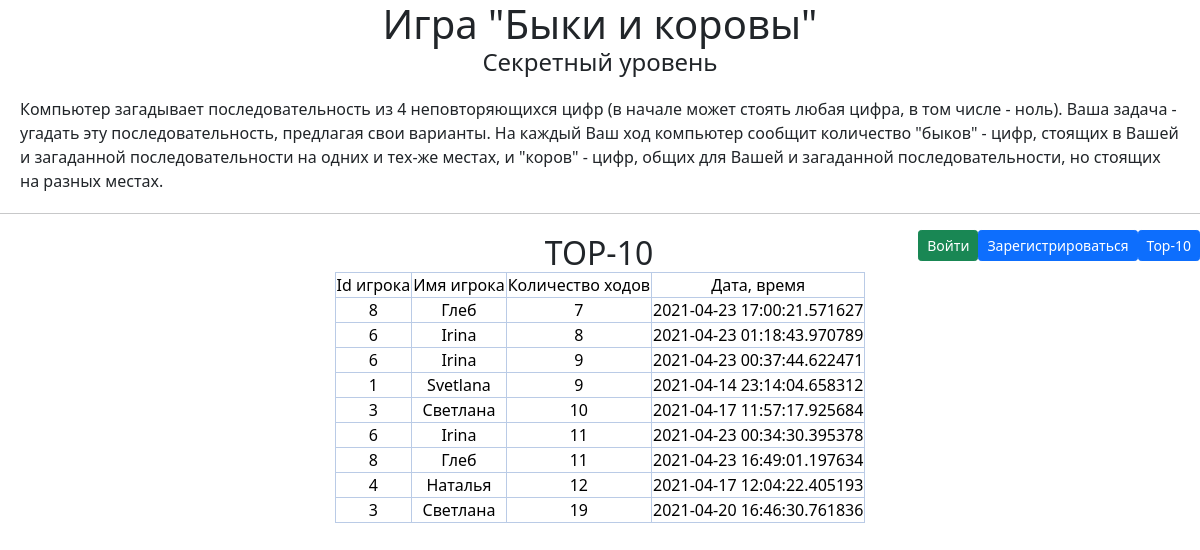
Page /records10 on the earlier database version.
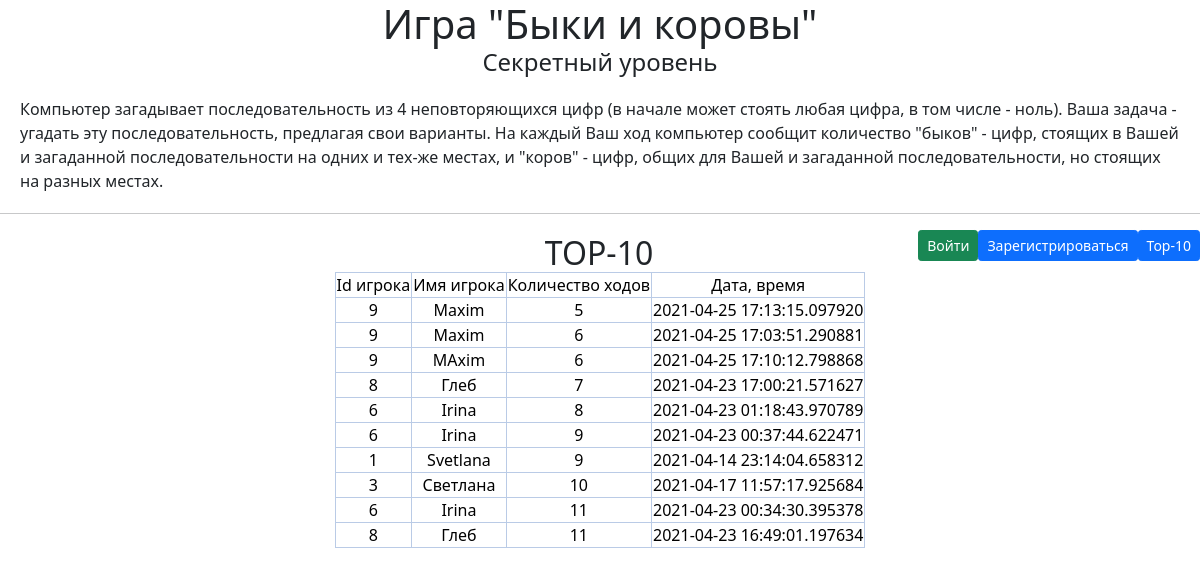
Same page on the later database version.
### data/records.py (models this page shows)
class Record(SqlAlchemyBase):
    __tablename__ = 'records'
    id = sqlalchemy.Column(sqlalchemy.Integer,
                           primary_key=True, autoincrement=True)
    user_id = sqlalchemy.Column(sqlalchemy.Integer,
                                    sqlalchemy.ForeignKey("users.id"))
    user_name = sqlalchemy.Column(sqlalchemy.String, nullable=True)
    score = sqlalchemy.Column(sqlalchemy.Integer, nullable=True)
    secret_num = sqlalchemy.Column(sqlalchemy.String, nullable=True)
    date = sqlalchemy.Column(sqlalchemy.DateTime,
                                 default=datetime.datetime.now)
    user = orm.relation('User')

### main.py (the view)
@app.route('/records10')
def records_top10():
    db_sess = db_session.create_session()
    records = db_sess.query(Record).order_by(Record.score).limit(10)
    return render_template("records.html", records=records, header="TOP-10")

### data/db_session.py (called while the page is built)
def create_session() -> Session:
    global __factory
    return __factory()

### templates/records.html (shortened to what this page needs)
{% extends "base.html" %}
{% block content %}
    <h2>{{header}}</h2>
    <table class="table-primary align-middle table-bordered">
    	<tr class="table-primary">
    		<td class="table-primary">Id игрока</td>
    		<td class="table-primary">Имя игрока</td>
    		<td class="table-primary">Количество ходов</td>
    		<td class="table-primary">Дата, время</td>
    	</tr>
        {% for i in records %}
    	<tr>
    		<td class="table-primary">{{ i.user_id }}</td>
    		<td class="table-primary">{{ i.user_name }}</td>
    		<td class="table-primary">{{ i.score }}</td>
    		<td class="table-primary">{{ i.date }}</td>
    	</tr>
    	{% endfor %}
    </table>
{% endblock %}

### templates/base.html (shortened to what this page needs)
<html lang="en">
<head>
    <link rel="stylesheet"
   href="https://cdn.jsdelivr.net/npm/bootstrap@5.0.0-beta1/dist/css/bootstrap.min.css"
>
   <link rel="stylesheet" type="text/css" href="static/css/style.css">
</head>
<body>
    <h1>Игра "Быки и коровы"</h1>
    <h4>Секретный уровень</h4>
    <div>Компьютер загадывает последовательность из 4 неповторяющихся цифр (в начале может стоять любая цифра, в том числе - ноль). Ваша задача - угадать эту последовательность, предлагая свои варианты. На каждый Ваш ход компьютер сообщит количество "быков" - цифр, стоящих в Вашей и загаданной последовательности на одних и тех-же местах, и "коров" - цифр, общих для Вашей и загаданной последовательности, но стоящих на разных местах.</div>
    <hr>
    <nav>
    <a class="btn btn-primary btn-sm" href="/records10">Top-10</a>
    {% if current_user.is_authenticated %}
        <a class="btn btn-warning btn-sm" href="/logout">Выйти из аккаунта: {{ current_user.name }}</a>
        <a href="/new_game" class="btn btn-success btn-sm">Начать игру</a>
        {% if current_user.status == "admin" %}
            <a href="/remove_old_records" class="btn btn-warning btn-sm">Удалить старые записи игр</a>
            <a href="/remove_old_users" class="btn btn-warning btn-sm">Удалить неактивных пользователей</a>
        {% endif %}
    {% else %}
        <a class="btn btn-primary btn-sm" href="/register">Зарегистрироваться</a>
        <a class="btn btn-success btn-sm" href="/login">Войти</a>
    {% endif %}
    </nav>
    <div>
	{% block content %}
	{% endblock %}
    </div>
</body>
</html>

### static/css/style.css (style rules this page uses)
h1, h4, h2, form, table { margin: auto; text-align: center; max-width: 640px; }
a { float: right; text-align: top; max-width: 200px; }
div { align: center; margin: 20px; }

Differences in the rows shown:
no longer on this page (row unchanged): Record: user_id "4", user_name "Наталья", score "12", date "2021-04-17 12:04:22.405193"
no longer on this page (row unchanged): Record: user_id "3", user_name "Светлана", score "19", date "2021-04-20 16:46:30.761836"
added Record: user_id "9", user_name "Maxim", score "5", date "2021-04-25 17:13:15.097920"
added Record: user_id "9", user_name "Maxim", score "6", date "2021-04-25 17:03:51.290881"
added Record: user_id "9", user_name "MAxim", score "6", date "2021-04-25 17:10:12.798868"
